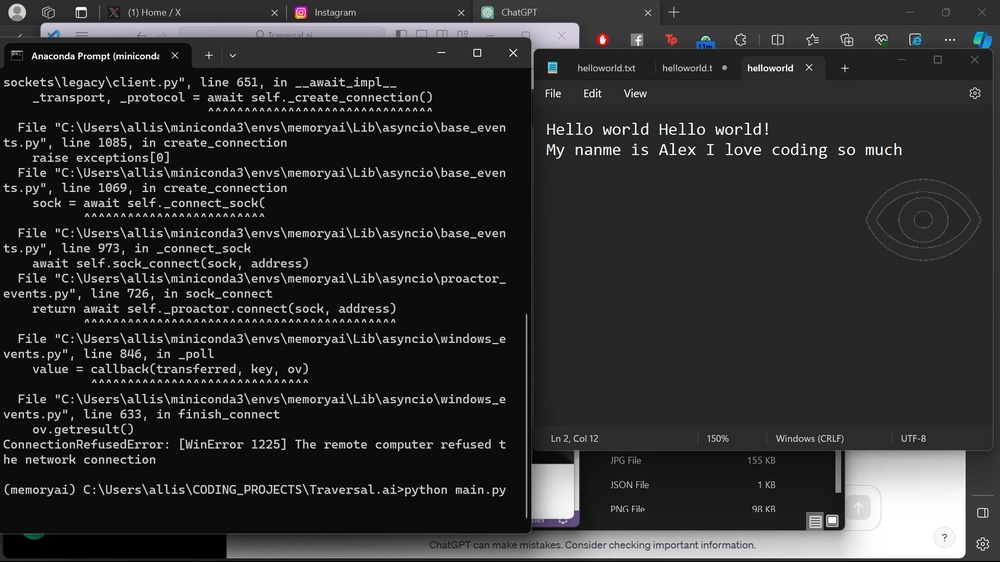
#> input picture screenshot_0.jpg, 1000 x 562 px, shrunk from 1920 x 1080 before the run
$ python readImage.py
#> lines starting #> are read from the running program, lines starting #| are printed output that depends on the picture
from PIL import Image
import pytesseract
import numpy as np
import matplotlib.pyplot as plt
import json
import matplotlib.patches as patches


def draw_on_image():
    # [16 lines of commented-out code are left out]
    img = plt.imread("screenshot_0.jpg")
#> img is the input picture: shape (562, 1000, 3); mean R, G, B 46.1, 46.1, 46.4
    fig, ax = plt.subplots()

    with open("screenshot_0.json") as f:
#> (reads screenshot_0.json from the repository)
        screenshot_data = json.load(f)

    ax.imshow(img)

    x = screenshot_data["gaze_x"]
    y = screenshot_data["gaze_y"]

    # Assuming each point in x and y is a center of a square
    for xi, yi in zip(x, y):
        # Create a square as a rectangle, adjust the conversion from pixels to data coordinates as needed
        square = patches.Rectangle(
            (xi - 150, yi - 150), 300, 300, linewidth=1, edgecolor="r", facecolor="none"
        )
        ax.add_patch(square)

    plt.savefig("screenshot_with_draw_0")
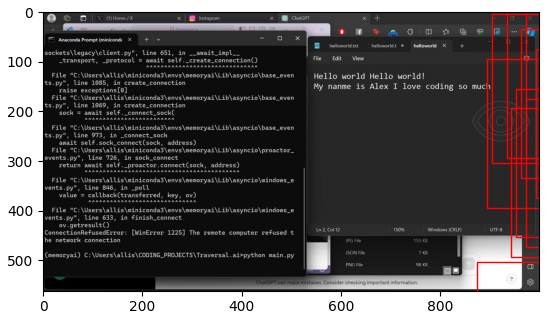
#> figure drawn by matplotlib, 1 panel
    # plt.show()


def read_image():
    with open("screenshot_0.json") as f:
        screenshot_data = json.load(f)
        print(screenshot_data)

    screenshot = Image.open("screenshot_0.jpg")

    # write code to draw a box at the different points, this is where you're going to OCR.
    # define width and height of this box
    crop_width, crop_height = 300, 300

    timesteps = screenshot_data["time"]

    # at each time step, crop the image at the x,y coordinates and save
    for timestep in timesteps:
        image_x = screenshot_data["gaze_x"][timestep]
        image_y = screenshot_data["gaze_y"][timestep]

        # Calculate the top-left corner of the cropping box
        start_x = image_x - crop_width // 2
        start_y = image_y - crop_height // 2

        # Crop the image
        cropped_image = screenshot.crop(
            (start_x, start_y, start_x + crop_width, start_y + crop_height)
        )

        # save image - change this to save it into a folder
        cropped_image.save(f"cropped_images/cropped_image_{timestep}.jpg")

        crop_text = pytesseract.image_to_string(cropped_image)

        print("timestep:", timestep)
        print("crop_text:", crop_text)


if __name__ == "__main__":
    pytesseract.pytesseract.tesseract_cmd = (
        # r"c:\Program Files\Tesseract-OCR\tesseract.exe" # Nyan's one
        r"c:\Users\allis\AppData\Local\Programs\Tesseract-OCR\tesseract.exe"
    )

    draw_on_image()
    # look at the screenshot_with_draw image we've created, we need a way to intnelligently stitch
    # these bounded boxes together and pass them through the OCR instead, of just individual screenshots.
    # you have to also somehow do this with time as well, as you want the text to have an order, but first
    # just start off overall.

    # read_image()
